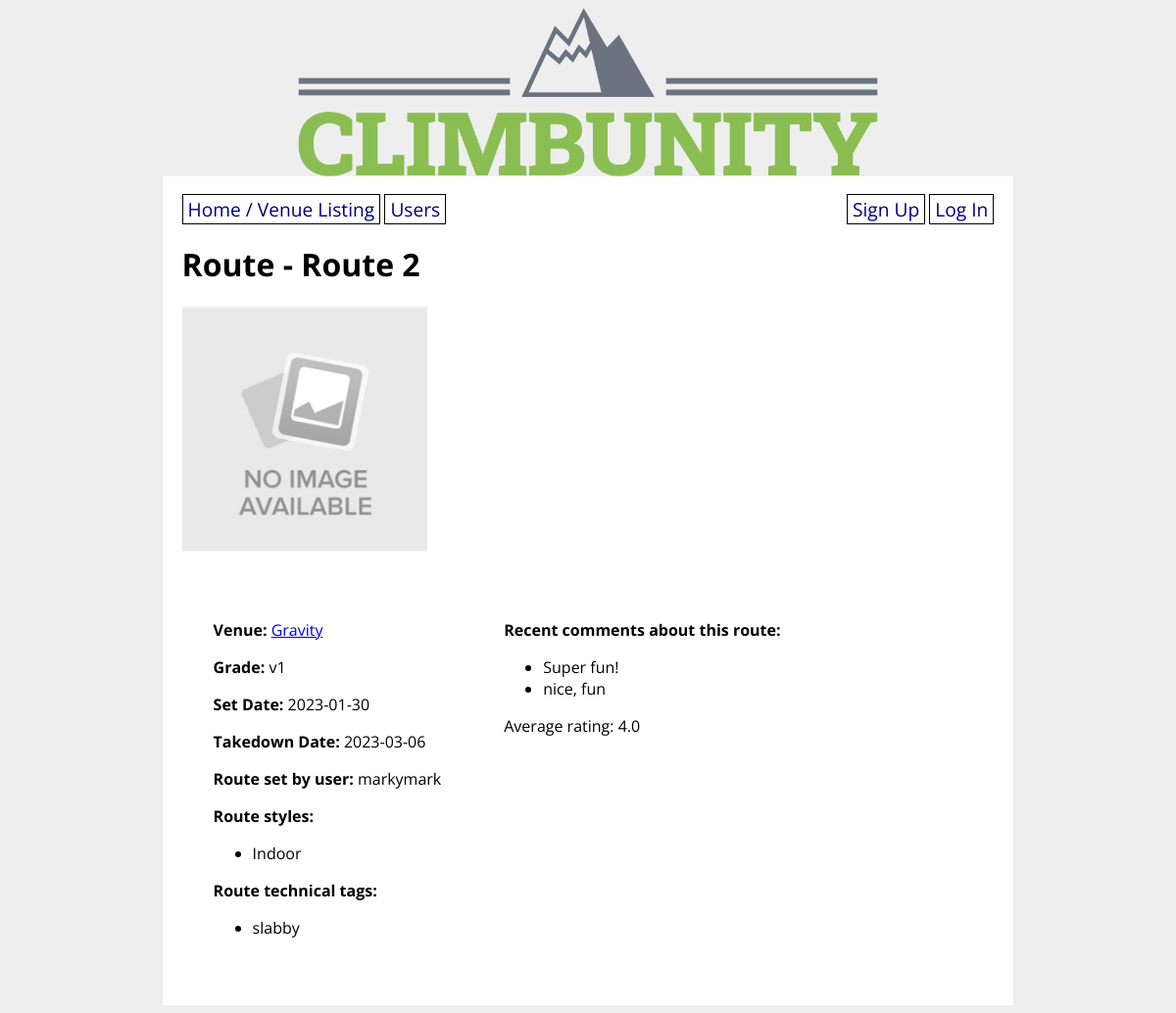
Before: /route/2 with the older database file.
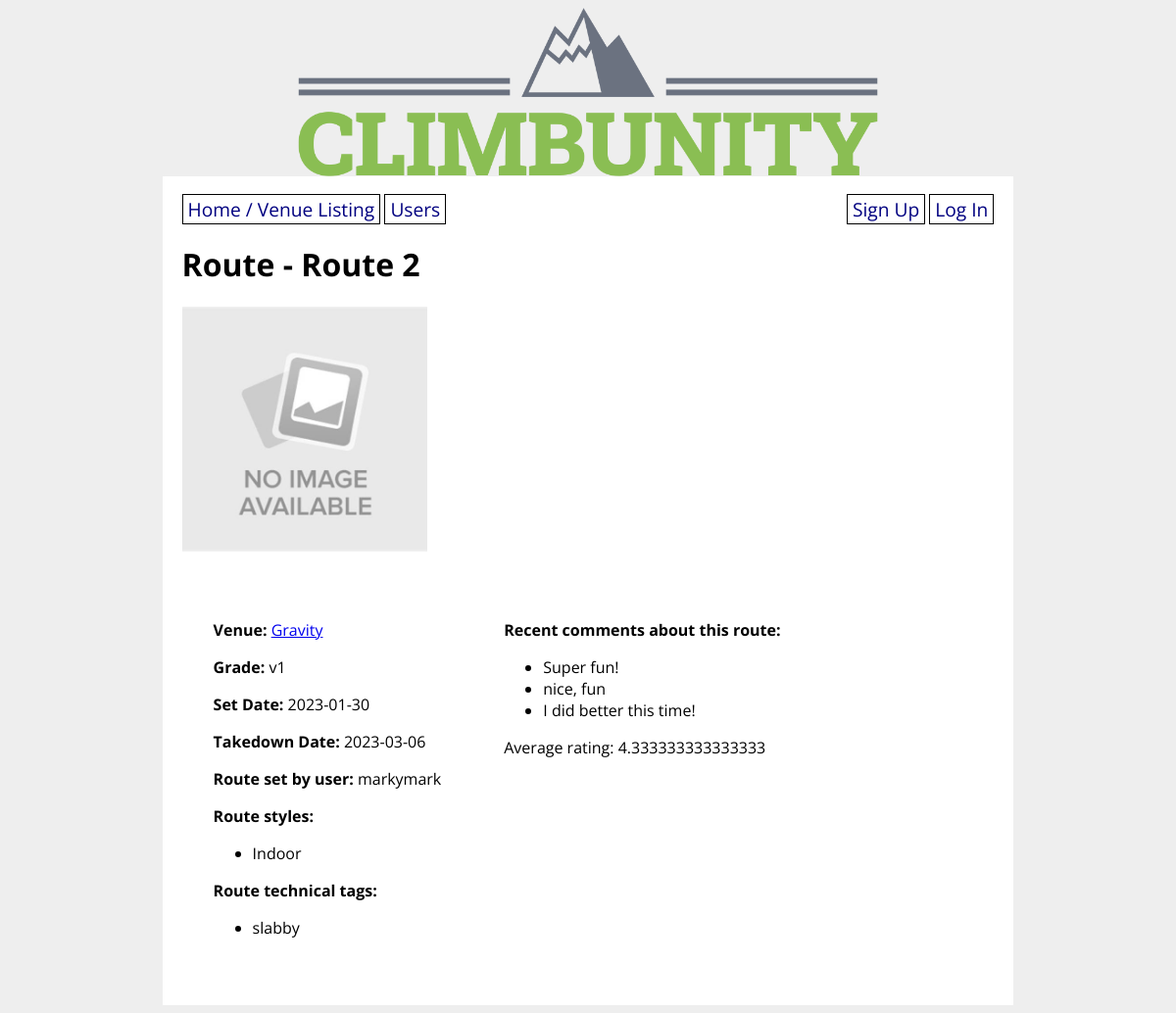
After: the same page with the newer database file.
### climbunity_app/models.py (models this page shows, shortened)
class Style(db.Model):
    id = db.Column(db.Integer, primary_key=True)
    style = db.Column(db.String(8))
    climber_styles = db.relationship('User',
        secondary='user_style_lists', back_populates='user_does_styles'
    ) # User <- N -- N -> Style
    route_styles = db.relationship('Route',
        secondary='route_style_lists', back_populates='possible_route_styles'
    ) # Route <- N -- N -> Style
    def __str__(self):
        return f'{self.style}'

class Tag(db.Model):
    id = db.Column(db.Integer, primary_key=True)
    tag = db.Column(db.String)
    tagged_routes = db.relationship('Route',
        secondary='route_tag_lists', back_populates='route_tags'
    ) # Route <- N -- N -> Tag
    def __str__(self):
        return f'{self.tag}'
    def __repr__(self):
        return f'{self.tag}'

class Ascent(db.Model):
    id = db.Column(db.Integer, primary_key=True)
    user_id = db.Column(db.Integer, db.ForeignKey('user.id'), nullable=False)
    route_id = db.Column(db.Integer, db.ForeignKey('route.id'), nullable=False)
    send_date = db.Column(db.Date)
    send_type = db.Column(db.Enum(SendType))
    send_rating = db.Column(db.Integer)
    send_comments = db.Column(db.String(1000))
    route_ascended = db.relationship('Route', back_populates='ascents_on_route')  # Route <-1 -- N-> Ascent

### climbunity_app/main/routes.py (the view, shortened to what this page needs)
@main.route('/route/<route_id>', methods=['GET', 'POST'])
def route_detail(route_id):
    route = Route.query.get(route_id)
    route_venue = Venue.query.get(route.venue_id)
    setter = User.query.get(route.setter_id)
    ratings = 0
    rating = 0
    if route.ascents_on_route:
        for ascent in route.ascents_on_route:
            ratings += ascent.send_rating
        rating = ratings/len(route.ascents_on_route)
    form = RouteForm(obj=route)
    item = Route.query.get(route_id)
    return render_template('route_detail.html', form=form, route=route, route_venue=route_venue, setter=setter, rating=rating)

### climbunity_app/models.py (called while the page is built)
    def __str__(self):
        return f'{self.username}'

    def __str__(self):
        return f'{self.name}'

### climbunity_app/templates/route_detail.html (shortened to what this page needs)
{% extends 'base.html' %}
{% block content %}
    <h1>Route - {{ route.name }}</h1>
    {% if route.photo_url %}
        <p><img src="{{ route.photo_url }}" width="250px" height="250px"></p>
    {% endif %}
    <div class="route-container">
        <div class="route-info">
            <p><strong>Venue:</strong> <a href="/venue/{{ route_venue.id }}">{{ route_venue }}</a></p>
            <p><strong>Grade:</strong> {{ route.grade }}</p>
            <p><strong>Set Date:</strong> {{ route.route_set_date }}</p>
            <p><strong>Takedown Date:</strong> {{ route.route_takedown_date }}</p>
            <p><strong>Route set by user:</strong> {{ setter }}</p>
            <p><strong>Route styles:</strong></p>
            <ul>
                {% for style in route.possible_route_styles %}
                    <li>{{ style }}</li>
                {% endfor %}
            </ul>
            <p><strong>Route technical tags:</strong></p>
            <ul>
                {% for tag in route.route_tags %}
                    <li>{{ tag }}</li>
                {% endfor %}
            </ul>
        </div>
        <div class="route-social">
            {% if route.ascents_on_route %}
                <p><strong>Recent comments about this route:</strong></p>
                <ul>
                    {% for ascent in route.ascents_on_route %}
                        {% if ascent.send_comments %}
                            <li>{{ ascent.send_comments }}</li>
                        {% endif %}
                    {% endfor %}
                </ul>
                <p>Average rating: {{ rating }}</p>
            {% else %}
                <p>No comments yet... Log an ascent and leave some comments!</p>
            {% endif %}
        </div>
    </div>
{% endblock %}

Changed rows visible on the page:
added Ascent: send_comments "I did better this time!"
Other visible differences:
{{ rating }}: "4.0" → "4.333333333333333"
